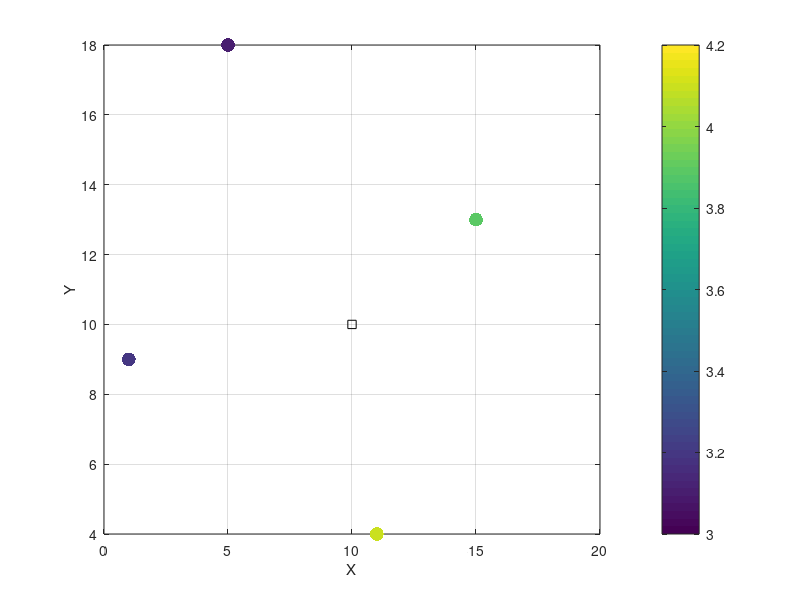

The MATLAB script that drew this image: (Note: this script raises an error after producing the figure.)
%% Geostatistics Continuous Driver %%
% In this script we illustrate kriging and sequential simulation with 
% two examples: 
% Example 1: example with 4 density measurements
% Example 2: example with 15 elevation measurements from Yellowstone

addpath(genpath('../SeReM/'))

%% Example 1
% available data (4 measurements)
dcoords = [ 5 18; 15 13; 11 4; 1 9 ];
dvalues = [ 3.1 3.9 4.1 3.2 ]';
% coordinates of the location to be estimated
xcoords = [ 10 10 ];

% parameters random variable
xmean = 3.5;
xvar = 0.1;
l = 9;
type = 'exp';

% plot
figure(1)
scatter(dcoords(:,1), dcoords(:,2), 100, dvalues, 'filled');
hold on
plot(xcoords(:,1), xcoords(:,2), 'ks');
grid on; box on; xlabel('X'); ylabel('Y'); colorbar; caxis([3 4.2]); 

% simple kiging
[xsk, ~] = SimpleKriging(xcoords, dcoords, dvalues, xmean, xvar, l, type);

% ordinary kiging
[xok, ~] = OrdinaryKriging(xcoords, dcoords, dvalues, xvar, l, type);

% Gaussian simulation
krig = 0;
nsim = 100;
gsim = zeros(nsim,1);
for i=1:nsim
    gsim(i) = GaussianSimulation(xcoords, dcoords, dvalues, xmean, xvar, l, type, krig);
end

% plot results
figure(2)
histogram(gsim);
hold on
plot(xsk, 0, '*r')
plot(xok, 0, 'sb')
plot(mean(gsim), 0, 'og')
grid on; box on; xlabel('Property'); ylabel('Frequency'); 
legend('Gauss Sims.', 'Simple Krig.', 'Ord. Krig.', 'mean Gauss Sims.');


%% Example 2 (elevation Yellowstone)
load Data/ElevationData.mat
% available data (15 measurements)
dcoords = [ dx dy ]; % for the set of 100 measurements simply comment line 56
nd = size(dcoords,1);
% grid of coordinates of the location to be estimated
xcoords = [ X(:) Y(:) ];
n = size(xcoords,1);

% parameters random variable
zmean = 2476;
zvar = 8721;
l = 12.5;
type = 'exp';

% plot
figure(3)
scatter(dcoords(:,1), dcoords(:,2), 50, dz, 'filled');
grid on; box on; xlabel('X'); ylabel('Y'); colorbar; caxis([2000 2800]); 

% kriging
xsk = zeros(nd,1);
xok = zeros(nd,1);
for i=1:n
    % simple kiging
    [xsk(i), ~] = SimpleKriging(xcoords(i,:), dcoords, dz, zmean, zvar, l, type);
    % ordinary kiging
    [xok(i), ~] = OrdinaryKriging(xcoords(i,:), dcoords, dz, zvar, l, type);
end
xsk = reshape(xsk,size(X));
xok = reshape(xok,size(X));

% Sequential Gaussian Simulation
krig = 1;
nsim = 3;
sgsim = zeros(size(X,1),size(X,2),nsim);
for i=1:nsim
    sim = SeqGaussianSimulation(xcoords, dcoords, dz, zmean, zvar, l, type, krig);
    sgsim(:,:,i) = reshape(sim,size(X,1),size(X,2));
end

% plot results
figure(4)
subplot(221)
pcolor(unique(X),unique(Y),xsk);
xlabel('X'); ylabel('Y'); shading interp; set(gca, 'YDir', 'reverse')
colorbar; caxis([2000 2800]); hbc=colorbar; title(hbc, 'Elevation');
title('Simple Kriging');
subplot(222)
imagesc(unique(X),unique(Y),xok);
xlabel('X'); ylabel('Y'); shading interp; set(gca, 'YDir', 'reverse')
colorbar; caxis([2000 2800]); hbc=colorbar; title(hbc, 'Elevation');
title('Ordinary Kriging');
subplot(223)
imagesc(unique(X),unique(Y),sgsim(:,:,1));
xlabel('X'); ylabel('Y'); shading interp; set(gca, 'YDir', 'reverse')
colorbar; caxis([2000 2800]); hbc=colorbar; title(hbc, 'Elevation');
title('SGS Realization 1');
subplot(224)
imagesc(unique(X),unique(Y),sgsim(:,:,2));
xlabel('X'); ylabel('Y'); shading interp; set(gca, 'YDir', 'reverse')
colorbar; caxis([2000 2800]); hbc=colorbar; title(hbc, 'Elevation');
title('SGS Realization 2');


%% Example 3 (elevation Yellowstone) using grid Kriging_options function
% Kriging_options is being implemented to account for additional options
% such as max number of conditioning points, searching neighborhood and type
% of kriging, including the parfor loop over all the points 

% resampling random positions to test  max number of conditioning points
n_dcoords = 200;
sampling_indices = randperm(numel(X(:)), n_dcoords );
dcoords = [ X(sampling_indices)' Y(sampling_indices)' ];
dz = Z(sampling_indices)';
xcoords = [ X(:) Y(:) ];
n = size(xcoords,1);
nd = size(dcoords,1);

% parameters random variable
zmean = 2476;
zvar = 8721;
l = 12.5;
type = 'exp';

% plot
figure(5)
subplot(131)
scatter(dcoords(:,1), dcoords(:,2), 50, dz, 'filled');
grid on; box on; xlabel('X'); ylabel('Y'); colorbar; caxis([2000 2800]); 
set(gca, 'YDir', 'reverse')
axis([min(dcoords(:,1)) max(dcoords(:,1)) min(dcoords(:,2)) max(dcoords(:,2)) ])

[xok_grid, v_grid] = Kriging_options(xcoords, dcoords, dz, zvar, l, type);

xok_grid = reshape(xok_grid, size(X));
v_grid = reshape(v_grid, size(X));
v_grid(v_grid<0) = 0;

subplot(132)
pcolor(unique(X),unique(Y),xok_grid);
xlabel('X'); ylabel('Y'); shading interp; set(gca, 'YDir', 'reverse')
colorbar; caxis([2000 2800]); hbc=colorbar; title(hbc, 'Elevation');
title('Result of Kriging-options')

subplot(133)
pcolor(unique(X),unique(Y),v_grid);
xlabel('X'); ylabel('Y'); shading interp; set(gca, 'YDir', 'reverse')
colorbar;  hbc=colorbar; title(hbc, 'Elevation');
title('Result of Kriging-options')


%% Example 4 FFT-Moving average simulation example
%% Important: the simulations performed by the FFT_MA_3D function are periodic due to the periodic assumption of FFT.
% The usual way to overcome this fact is to generate a simulation larger than your model grid and then crop it.

I = 2 * size(X,1);
J = 2 * size(X,2);

noise = randn(I,J);

[correlation_function] = construct_correlation_function(l, l, noise, type, 0);
[ simulation ] = FFT_MA_3D( correlation_function, noise );

% croping the simulation to avoid periodicity
simulation = simulation(1:I/2,1:J/2);

% Based on PFS, apply kriging mean and variance for conditional simulations
simulation = xok_grid + sqrt(v_grid) .* simulation;


% plot
figure(6)
pcolor(unique(X),unique(Y),simulation);
xlabel('X'); ylabel('Y'); shading interp; set(gca, 'YDir', 'reverse')
colorbar; caxis([2000 2800]); hbc=colorbar; title(hbc, 'Elevation');




%% Example 5 DMS - Direct Multivariate Simulation example

load('Data/HardData_ReferenceModel_size100_range20.mat');

% Use 2D reference simulations as reference variables:
I = size(reference_models,2);
J = size(reference_models,3);
reference_variables = [reshape(reference_models(1,:,:),I*J,1) reshape(reference_models(2,:,:),I*J,1) reshape(reference_models(3,:,:),I*J,1) reshape(reference_models(4,:,:),I*J,1) reshape(reference_models(5,:,:),I*J,1) reshape(reference_models(6,:,:),I*J,1) ] ;

% DKE: OPTIONAL
[reference_variables] = extend_dateset_KDE(reference_variables,2,0.05);

% Run DMS 
grid_size = 0.05; 
range = 20;
n_simulations = 1;

% Number of conditional points
n_cond_points = 100;
cond_value_ = cond_value(1:n_cond_points ,:);
cond_pos_ = cond_pos(1:n_cond_points ,:);

% condicional DMS
[simulations_all_dms] = DMS(I,J, range, grid_size, reference_variables, cond_pos_, cond_value_, n_simulations);
simulation_dms = simulations_all_dms{1};


% plot
% simulations
generate_2D(reference_models,cond_pos_)
subplot(2,3,1)
caxis([-3 3])
subplot(2,3,2)
caxis([-15 2])
subplot(2,3,3)
caxis([-10 12])
subplot(2,3,4)
caxis([-3 3])
subplot(2,3,5)
caxis([-5 5])
subplot(2,3,5)
caxis([-13 10])

generate_2D(simulation_dms,cond_pos_)
subplot(2,3,1)
caxis([-3 3])
subplot(2,3,2)
caxis([-15 2])
subplot(2,3,3)
caxis([-10 12])
subplot(2,3,4)
caxis([-3 3])
subplot(2,3,5)
caxis([-5 5])
subplot(2,3,5)
caxis([-13 10])

% Histograms
generate_histograms(reshape(reference_models,6,I*J)')
generate_histograms(reshape(simulation_dms,6,I*J)')
















